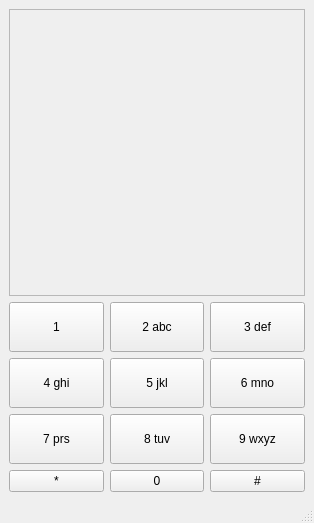
<?xml version="1.0" encoding="UTF-8"?>
<ui version="4.0">
 <class>MainWindow</class>
 <widget class="QMainWindow" name="MainWindow">
  <property name="enabled">
   <bool>true</bool>
  </property>
  <property name="geometry">
   <rect>
    <x>0</x>
    <y>0</y>
    <width>314</width>
    <height>523</height>
   </rect>
  </property>
  <property name="windowTitle">
   <string>Słownik T9</string>
  </property>
  <widget class="QWidget" name="centralwidget">
   <layout class="QVBoxLayout" name="verticalLayout_2">
    <item>
     <layout class="QVBoxLayout" name="verticalLayout">
      <item>
       <widget class="QTextEdit" name="text_field">
        <property name="enabled">
         <bool>false</bool>
        </property>
        <property name="html">
         <string>&lt;!DOCTYPE HTML PUBLIC &quot;-//W3C//DTD HTML 4.0//EN&quot; &quot;http://www.w3.org/TR/REC-html40/strict.dtd&quot;&gt;
&lt;html&gt;&lt;head&gt;&lt;meta name=&quot;qrichtext&quot; content=&quot;1&quot; /&gt;&lt;style type=&quot;text/css&quot;&gt;
p, li { white-space: pre-wrap; }
&lt;/style&gt;&lt;/head&gt;&lt;body style=&quot; font-family:'Ubuntu'; font-size:10pt; font-weight:400; font-style:normal;&quot;&gt;
&lt;p style=&quot;-qt-paragraph-type:empty; margin-top:0px; margin-bottom:0px; margin-left:0px; margin-right:0px; -qt-block-indent:0; text-indent:0px;&quot;&gt;&lt;br /&gt;&lt;/p&gt;&lt;/body&gt;&lt;/html&gt;</string>
        </property>
        <property name="placeholderText">
         <string/>
        </property>
       </widget>
      </item>
      <item>
       <layout class="QGridLayout" name="gridLayout">
        <property name="sizeConstraint">
         <enum>QLayout::SetDefaultConstraint</enum>
        </property>
        <item row="1" column="0">
         <widget class="QPushButton" name="button_4">
          <property name="minimumSize">
           <size>
            <width>0</width>
            <height>50</height>
           </size>
          </property>
          <property name="text">
           <string>4 ghi</string>
          </property>
         </widget>
        </item>
        <item row="0" column="0">
         <widget class="QPushButton" name="button_1">
          <property name="minimumSize">
           <size>
            <width>0</width>
            <height>50</height>
           </size>
          </property>
          <property name="text">
           <string>1</string>
          </property>
         </widget>
        </item>
        <item row="1" column="2">
         <widget class="QPushButton" name="button_6">
          <property name="minimumSize">
           <size>
            <width>0</width>
            <height>50</height>
           </size>
          </property>
          <property name="text">
           <string>6 mno</string>
          </property>
         </widget>
        </item>
        <item row="0" column="1">
         <widget class="QPushButton" name="button_2">
          <property name="minimumSize">
           <size>
            <width>0</width>
            <height>50</height>
           </size>
          </property>
          <property name="layoutDirection">
           <enum>Qt::LeftToRight</enum>
          </property>
          <property name="text">
           <string>2 abc</string>
          </property>
          <property name="flat">
           <bool>false</bool>
          </property>
         </widget>
        </item>
        <item row="1" column="1">
         <widget class="QPushButton" name="button_5">
          <property name="minimumSize">
           <size>
            <width>0</width>
            <height>50</height>
           </size>
          </property>
          <property name="text">
           <string>5 jkl</string>
          </property>
         </widget>
        </item>
        <item row="2" column="0">
         <widget class="QPushButton" name="button_7">
          <property name="minimumSize">
           <size>
            <width>0</width>
            <height>50</height>
           </size>
          </property>
          <property name="text">
           <string>7 prs</string>
          </property>
         </widget>
        </item>
        <item row="2" column="1">
         <widget class="QPushButton" name="button_8">
          <property name="minimumSize">
           <size>
            <width>0</width>
            <height>50</height>
           </size>
          </property>
          <property name="text">
           <string>8 tuv</string>
          </property>
         </widget>
        </item>
        <item row="0" column="2">
         <widget class="QPushButton" name="button_3">
          <property name="minimumSize">
           <size>
            <width>0</width>
            <height>50</height>
           </size>
          </property>
          <property name="text">
           <string>3 def</string>
          </property>
         </widget>
        </item>
        <item row="2" column="2">
         <widget class="QPushButton" name="button_9">
          <property name="minimumSize">
           <size>
            <width>0</width>
            <height>50</height>
           </size>
          </property>
          <property name="text">
           <string>9 wxyz</string>
          </property>
         </widget>
        </item>
        <item row="3" column="0">
         <widget class="QPushButton" name="button_asterix">
          <property name="text">
           <string>*</string>
          </property>
         </widget>
        </item>
        <item row="3" column="1">
         <widget class="QPushButton" name="button_0">
          <property name="text">
           <string>0</string>
          </property>
         </widget>
        </item>
        <item row="3" column="2">
         <widget class="QPushButton" name="button_hash">
          <property name="text">
           <string>#</string>
          </property>
         </widget>
        </item>
       </layout>
      </item>
     </layout>
    </item>
   </layout>
  </widget>
  <widget class="QMenuBar" name="menubar">
   <property name="geometry">
    <rect>
     <x>0</x>
     <y>0</y>
     <width>314</width>
     <height>22</height>
    </rect>
   </property>
  </widget>
  <widget class="QStatusBar" name="statusbar"/>
 </widget>
 <resources/>
 <connections/>
</ui>
